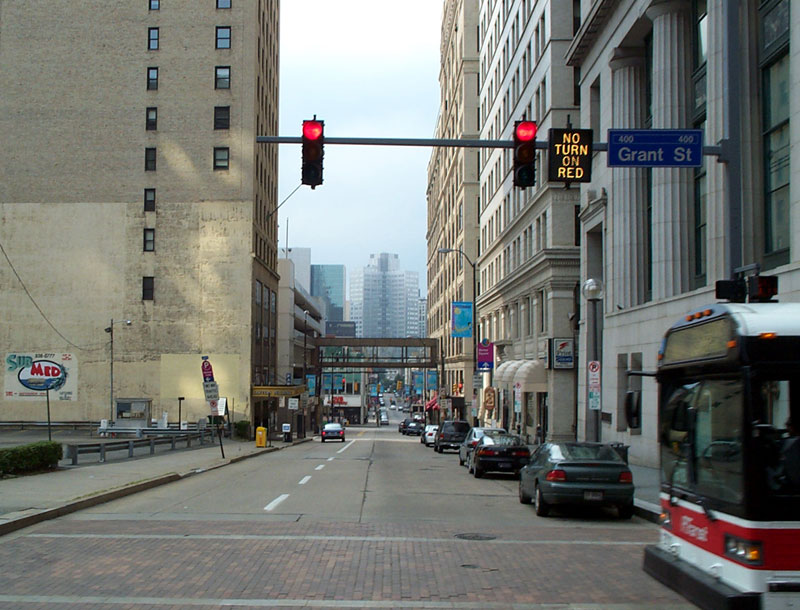
#> input picture Hough Transform/Senior Design python code/Forbes.jpg, 800 x 610 px; its folder holds only this picture in this run
$ python -i auto_canny.py   (imports and definitions only)
#> lines starting #> are read from the running program, lines starting #| are printed output that depends on the picture
#> further down, picture is the input picture: shape (610, 800, 3); mean B, G, R 113.7, 118.2, 115.8
# -*- coding: utf-8 -*-
"""
Created on Sun Feb 10 17:16:50 2019

@author: atm52
"""

# import the necessary packages
import numpy as np
import argparse
import glob
import cv2

def auto_canny(image, sigma=0.33):
	# compute the median of the single channel pixel intensities
#> called with sigma = 0.33
	v = np.median(image)
#> v = 119

	# apply automatic Canny edge detection using the computed median
	lower = int(max(0, (1.0 - sigma) * v))
#> lower = 79
	upper = int(min(255, (1.0 + sigma) * v))
#> upper = 158
	edged = cv2.Canny(image, lower, upper)
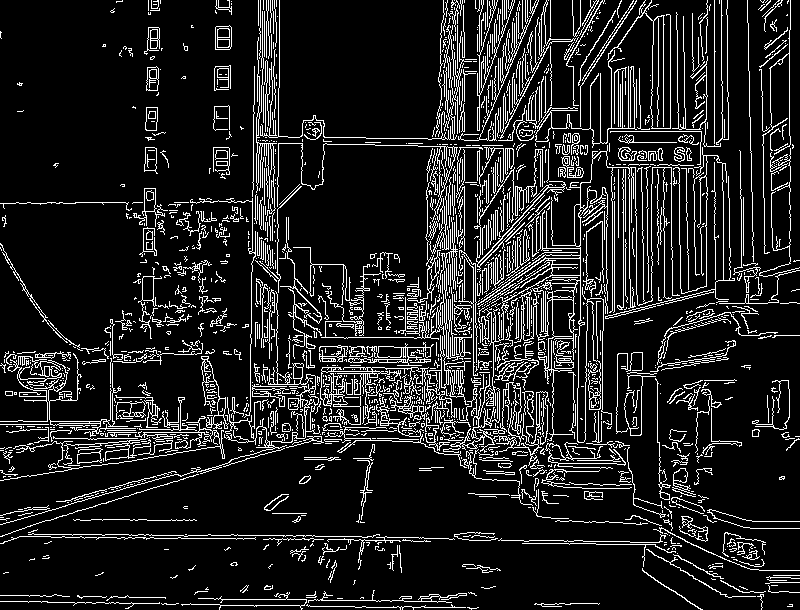
#> edged: shape (610, 800); 12.8% white in thin lines or dots

	# return the edged image
	return edged

# construct the argument parse and parse the arguments
#ap = argparse.ArgumentParser()
#ap.add_argument("-i", "--images", required=True,
#	help="path to input dataset of images")
#args = vars(ap.parse_args())

# loop over the images
#for imagePath in glob.glob(args["images"] + "/*.jpg"):
	# load the image, convert it to grayscale, and blur it slightly
	image = cv2.imread('Forbes_Avenue,_Pittsburgh,_September_2001.jpg')
	gray = cv2.cvtColor(image, cv2.COLOR_BGR2GRAY)
	blurred = cv2.GaussianBlur(gray, (3, 3), 0)

	# apply Canny edge detection using a wide threshold, tight
	# threshold, and automatically determined threshold
	wide = cv2.Canny(blurred, 10, 200)
	tight = cv2.Canny(blurred, 225, 250)
	auto = auto_canny(blurred)

	# show the images
	cv2.imshow("Original", image)
	cv2.imshow("Edges", np.hstack([wide, tight, auto]))

>>> import cv2
>>> picture = cv2.imread('Forbes.jpg')
>>> result = auto_canny(picture)

$ run again, on Hough Transform/Senior Design python code/Zoomedin.png
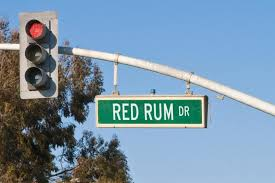
#> input picture Hough Transform/Senior Design python code/Zoomedin.png, 275 x 183 px
#> picture is the input picture: shape (183, 275, 3); mean B, G, R 168.3, 147.6, 120.9
#> v = 160
#> lower = 107
#> upper = 212
#> in auto_canny, `edged = cv2.Canny(image, lower, upper)`:
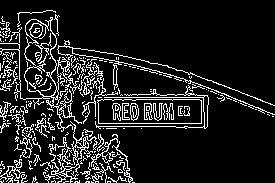
#> edged: shape (183, 275); 12.3% white in thin lines or dots
